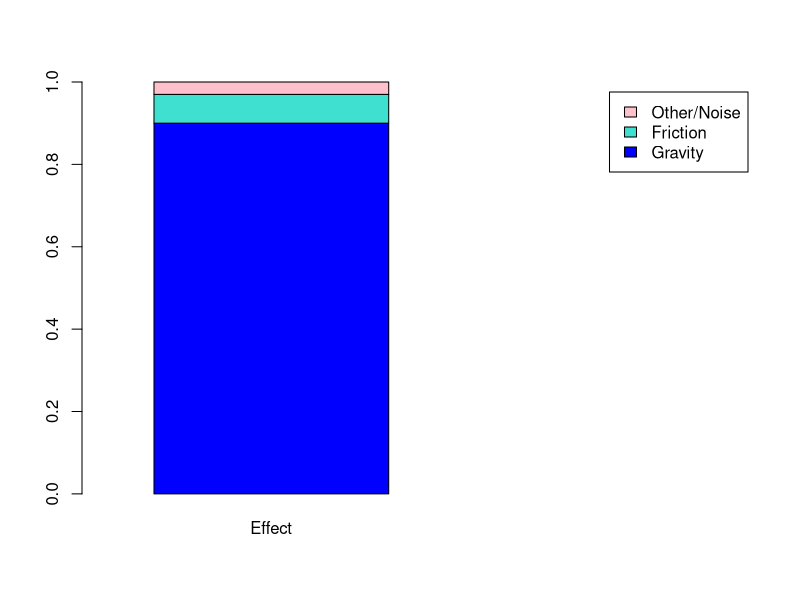

Write R code to recreate this figure.
## ---- chunk 1
x <- .9
y <- .07
z <- 1-x-y
mx<- matrix(c(x,y,z),dimnames = list(c("Gravity", "Friction","Other/Noise"),
                               c("Effect")))
barplot(mx, width = .3,xlim=c(0,.8),col=c("blue","turquoise","pink"),legend.text = T)
